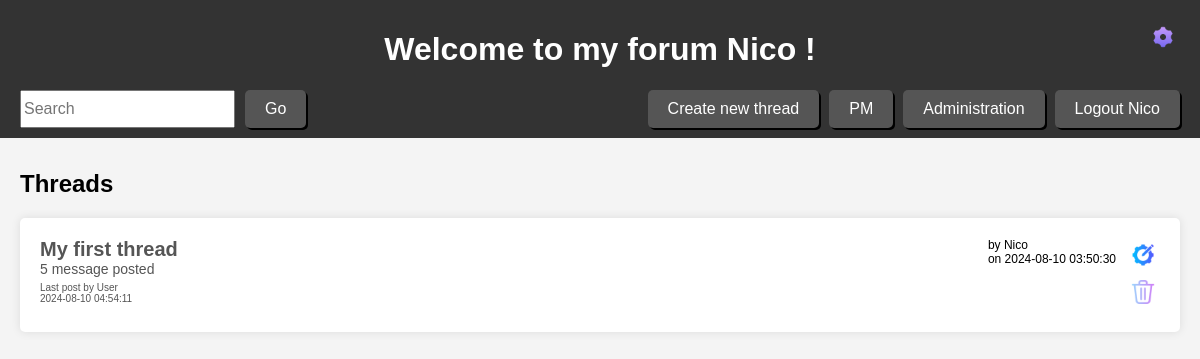
Screenshot of /index.php (signed in) with the database file from the repository.
### tables this page shows
CREATE TABLE IF NOT EXISTS `threadTable` (
  `ID` INT NOT NULL AUTO_INCREMENT,
  `Name` VARCHAR(255) NOT NULL,
  `CreatedByUser` VARCHAR(255) NOT NULL,
  `Date_Time` DATETIME NOT NULL DEFAULT CURRENT_TIMESTAMP,
  PRIMARY KEY (`ID`));

### user_info.php (called while the page is built, shortened)
<?php
$roleID = null;
if (isset($_SESSION['username'])):
    $roleID = $_SESSION['role_id'];
    $userName = $_SESSION['username'];
endif;
$roleName = false;
$userCanDelete = false;
$userCanEdit = false;
$userCanDeleteMessages = false;
$userCanDeleteUser = false;
if (isset($roleID)) {
    $getPermissionStmt = $conn->prepare("SELECT Name, DeleteThread, RenameThread, DeleteMessages, DeleteUser FROM roletable WHERE ID = ?");
    $getPermissionStmt->bind_param("i", $roleID);
    $getPermissionStmt->execute();
    $getPermissionStmt->bind_result($roleName, $userCanDelete, $userCanEdit, $userCanDeleteMessages, $userCanDeleteUser);
}
?>

### index.php (the view, shortened to what this page needs)
<?php
require 'db.php';
require 'user_info.php';
?>
<!DOCTYPE html>
<html lang="de">
<head>
    <link rel="stylesheet" href="styles.css">
</head>
<body>
    <header>
        <h1>Welcome to my forum
        <?php if (isset($userName)):
            echo htmlspecialchars($userName);
        endif; ?> !</h1>
        <?php require 'header.php'; ?>
    </header>
    <main>
        <h2>Threads</h2>
        <?php
        $threads = $conn->query("SELECT * FROM threadtable");
        while ($thread = $threads->fetch_assoc()):
            $threadID = $thread['ID'];
            $threadName = $thread['Name'];
            $amountOfMsg = null;
            $timeOfLastMsg = null;
            $userNameOfLastMsg = null;
            $stmt = $conn->prepare("SELECT * FROM threadsummary WHERE Thread_ID = ?");
            $stmt->bind_param("i", $threadID);
            $stmt->execute();
            $stmt->bind_result($threadID, $amountOfMsg, $timeOfLastMsg, $userNameOfLastMsg);
            $stmt->close();?>
                <div class="thread">
                    <div class="thread-title">
                        <a href="view_thread.php?thread_id=<?php echo $threadID; ?>" class="thread-link">
                            <div class="thread-main-title">
                                <?php echo htmlspecialchars($threadName); ?>
                            </div>
                            <div class="thread-sub-title">
                                <?php if (!is_null($amountOfMsg)): ?>
                                    <div><?php echo $amountOfMsg?> message posted</div>
                                    <div class="thread-title-last-msg">
                                        <div>Last post by <?php echo $userNameOfLastMsg?></div>
                                        <div><?php echo $timeOfLastMsg?></div>
                                    </div>
                                <?php else: ?>
                                    <div>0 message posted</div>
                                <?php endif; ?>
                            </div>
                        </a>
                    </div>
                    <div class="thread-info">
                        <div class="thread-createdBy">by <?php echo htmlspecialchars($thread['CreatedByUser']); ?></div>
                        <div class="thread-createdDate">on <?php echo htmlspecialchars($thread['Date_Time']); ?></div>
                    </div>
                <?php if (isset($userName)): ?>
                    <div class="thread-action">
                <?php if ($userCanEdit): ?>
                    <button class="icon-button icon-button-thread" onclick="openEditModal(<?php echo $threadID; ?>, '<?php echo htmlspecialchars(addslashes($threadName)); ?>')">
                        <img src="resources/edit.png" alt="Edit Icon">
                    </button>
                <?php endif; ?>
                <?php if ($userCanDelete): ?>
                    <button class="icon-button icon-button-thread" onclick="openDeleteModal(<?php echo $threadID; ?>, '<?php echo htmlspecialchars(addslashes($threadName)); ?>')">
                        <img src="resources/trash.png" alt="Delete Icon">
                    </button>
                <?php endif; ?>
                    </div>
                <?php endif; ?>
            </div>
        <?php endwhile; ?>
    </main>
</body>
</html>

### styles.css (style rules this page uses)
html { display: flex; flex-direction: column; align-items: center; }
body { font-family: Arial, sans-serif; background-color: #f4f4f4; margin: 0; padding: 0; max-width: 1980px; width: 100%; }
header { background-color: #333; color: #fff; padding: 10px 0; text-align: center; position: fixed; top: 0; width: 100%; max-width: 1980px; }
main { padding: 20px; padding-top: 150px; }
.thread, .pm-conversation { background-color: #fff; margin-bottom: 20px; padding: 20px; border-radius: 5px; box-shadow: 0 0 10px rgba(0, 0, 0, 0.1); display: flex; justify-content: space-between; }
.thread-title { margin-top: 0; margin-right: auto; width: 80%; }
.thread-main-title { font-size: 20px; font-weight: bold; }
.thread-sub-title { font-size: 14px; }
.thread-title-last-msg { margin-top: 5px; font-size: 10px; }
.thread-link:link, .thread-link:visited { color: #555555; text-decoration: none; }
.thread-info { display: flex; flex-direction: column; cursor: default; }
.thread-info div { font-size: 12px; margin-left: 10px; }
.thread-action > button { margin-left: 10px; display: block; }
.icon-button { border: none; background: none; padding: 5px; cursor: pointer; }
.icon-button img { width: 24px; height: 24px; }

### rows the page displays
threadtable: Name "My first thread", amountOfMsg "5", userNameOfLastMsg "User", timeOfLastMsg "2024-08-10 04:54:11", CreatedByUser "Nico", Date_Time "2024-08-10 03:50:30"

### other values shown
$userName "Nico"
